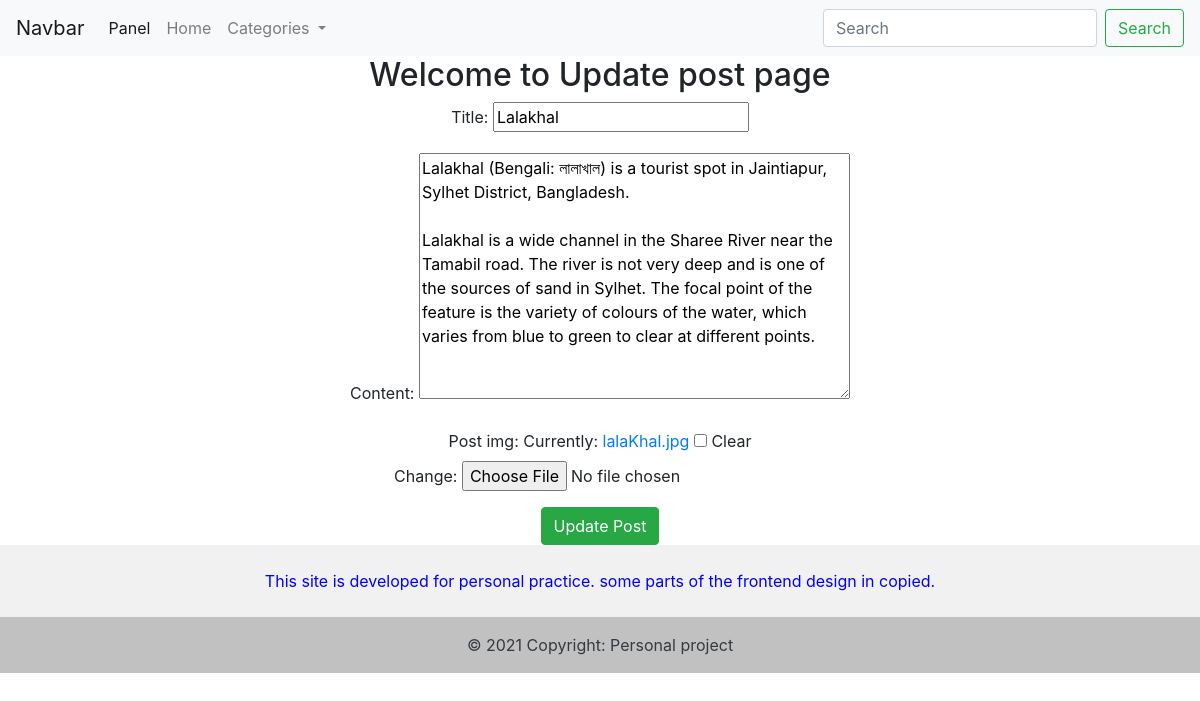
Page /panel/update/36/ on the committed database.
### posts/models.py (models this page shows, shortened)
class Post(models.Model):
    title = models.CharField(max_length=100)
    content = models.TextField()
    post_img = models.ImageField(default='default_image.jpg', null=True, blank=True)
    created_on = models.DateTimeField(auto_now_add=True)
    updated_on = models.DateTimeField(auto_now=True)
    class Meta:
        ordering = ('-created_on',)

### posts/views.py (the view)
# urls.py: path('panel/update/<id>/', views.update_post, name='update_post'),
def update_post(request, id):
    post = Post.objects.get(id=id)
    form = Postform(instance=post)
    if request.method == 'POST':
        form = Postform(request.POST, request.FILES, instance=post)
        if form.is_valid():
            form.save()
            return redirect('post_list')
    context = {
        'form': form,
        'type': 'Update'
    }
    return render(request, 'back/create_post.html', context)

### posts/forms.py
class Postform(forms.ModelForm):
    class Meta:
        model = Post
        fields = [
            'title',
            'content',
            'post_img'
        ]

### templates/back/create_post.html (shortened to what this page needs)
{% extends 'base.html' %}
{% block content %}
    <div style="text-align: center;">
        <h2>Welcome to {{type}} post page </h2>
        <form method="POST" enctype="multipart/form-data" >
            {{form.as_p}}
            <button type="submit" class="btn btn-success"> {{type}} Post </button>
        </form>
    </div>
{% endblock %}

### rows in the picture
Post: title "Lalakhal", content "Lalakhal (Bengali: লালাখাল) is a tourist spot in Jaintiapur, Sylhet District, Bangladesh. Lalakhal is a wide channel in the Sharee River near the Tamabil road. The river is not very deep and is one of the sources of sand in Sylhet. The focal point of the feature is the variety of colours of the water, which varies from blue to green to clear at different points."

### other values in the picture
{{ type }} "Update"
